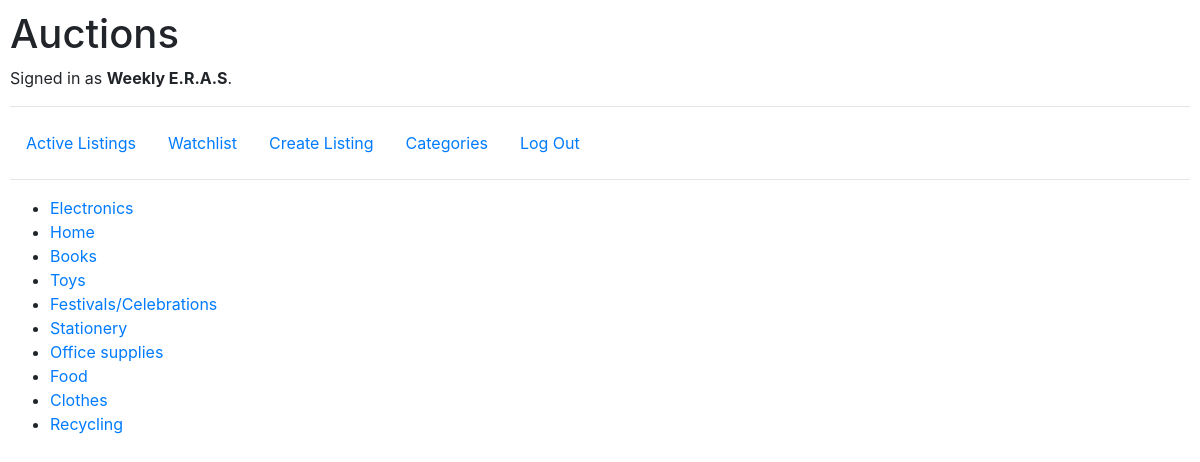
/categories/ (signed in), run on an earlier commit of the app's database.
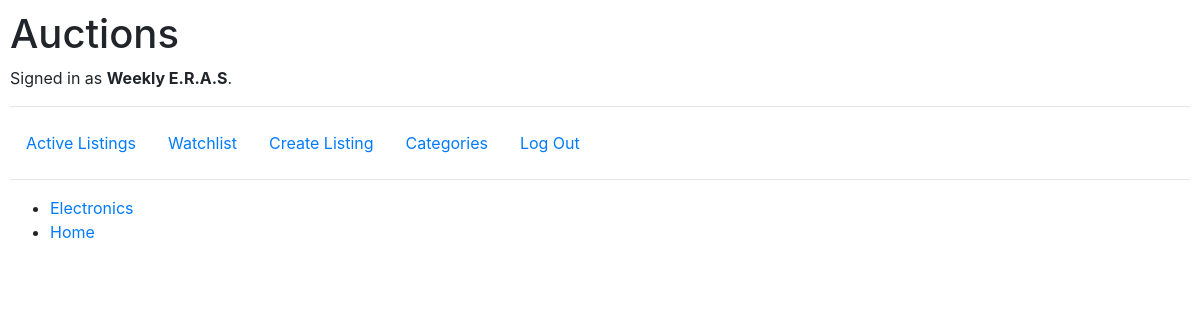
And on a later commit of the database.
### auctions/models.py (models this page shows, shortened)
class User(AbstractUser):
    id = models.AutoField(primary_key=True)
    pass

class Base(models.Model):
    id = models.AutoField(primary_key=True)
    created_on = models.DateTimeField(auto_now_add=True)
    created_by = models.ForeignKey(User, related_name='%(class)s_createdby',
                                   on_delete=models.DO_NOTHING)
    modified_on = models.DateTimeField(auto_now=True)
    modified_by = models.ForeignKey(User, related_name='%(class)s_modifiedby',
                                   on_delete=models.DO_NOTHING)
    class Meta:
        abstract = True

class Category(Base):
    name = models.CharField(max_length=30, unique=True)

### auctions/templates/category/index.html (shortened to what this page needs)
{% extends "auctions/layout.html" %}
{% block body %}
    <ul>
        {% for category in categories %}
            <li><a href="{% url 'view_category' category_id=category.id  %}"> {{ category.name }}</a></li>
        {% endfor %}
    </ul>
{% endblock %}

### auctions/templates/auctions/layout.html (shortened to what this page needs)
{% load static %}
<!DOCTYPE html>
<html lang="en">
    <head>
        <link rel="stylesheet" href="https://stackpath.bootstrapcdn.com/bootstrap/4.4.1/css/bootstrap.min.css">
        <link href="{% static 'auctions/styles.css' %}" rel="stylesheet">
    </head>
    <body>
        <h1>Auctions</h1>
        <div>
            {% if user.is_authenticated %}
                Signed in as <strong>{{ user.username }}</strong>.
            {% else %}
                Not signed in.
            {% endif %}
        </div>
        <hr>
        <ul class="nav">
            <li class="nav-item">
                <a class="nav-link" href="{% url 'index' %}">Active Listings</a>
            </li>
            {% if user.is_authenticated %}
                <li class="nav-item">
                    <a class="nav-link" href="{% url 'view_watchlist' %}">Watchlist</a>
                </li>
                <li class="nav-item">
                    <a class="nav-link" href="{% url 'new_listing' %}">Create Listing</a>
                </li>
                <li class="nav-item">
                    <a class="nav-link" href="{% url 'categories' %}">Categories</a>
                </li>
                <li class="nav-item">
                    <a class="nav-link" href="{% url 'logout' %}">Log Out</a>
                </li>
            {% endif %}
        </ul>
        <hr>
        {% block body %}
        {% endblock %}
    </body>
</html>

### auctions/static/auctions/styles.css (style rules this page uses)
body { padding: 10px; }

What changed in the data, as far as the page shows it:
removed Category: name "Books"
removed Category: name "Toys"
removed Category: name "Festivals/Celebrations"
removed Category: name "Stationery"
removed Category: name "Office supplies"
removed Category: name "Food"
removed Category: name "Clothes"
removed Category: name "Recycling"
